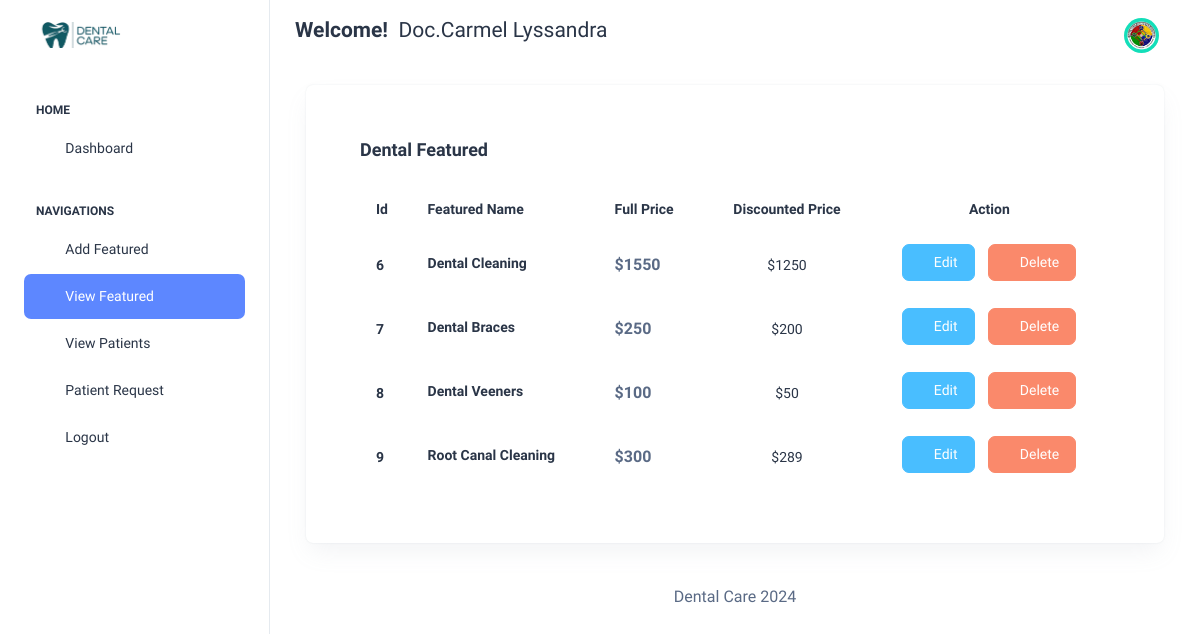
The page /Featured/View (signed in) on the database as committed earlier.
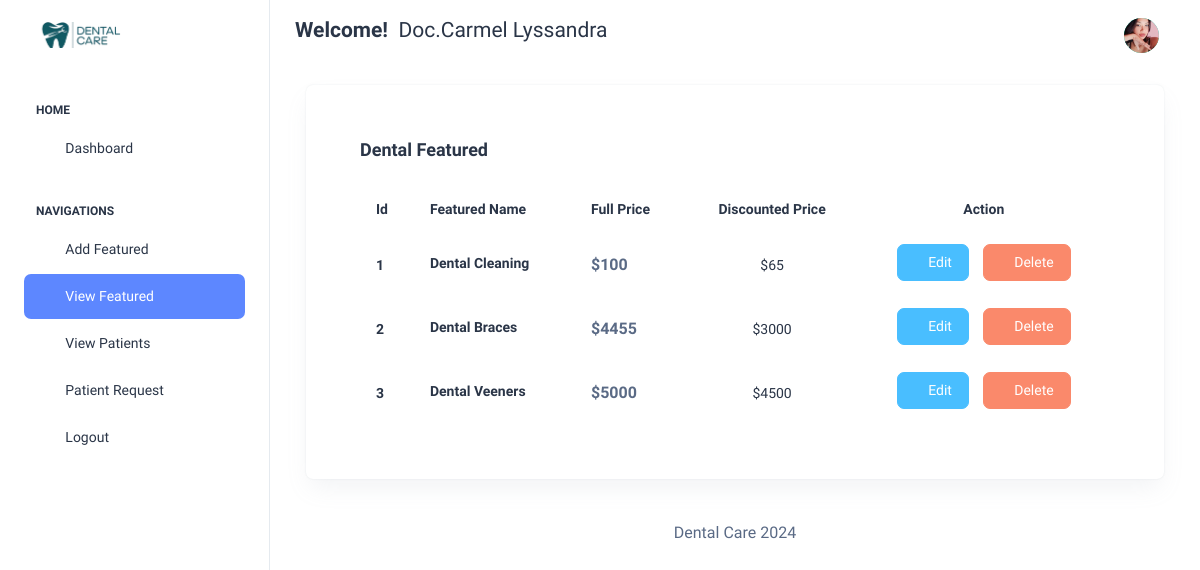
The same page on the database as committed later.
### app/models.py (models this page shows, shortened)
class CustomUser(AbstractUser):
    USER = (
        ('1','Dentist'),
        ('2', 'Patient'),
    )
    user_type = models.CharField(choices=USER,max_length=50,default=1)
    profile_pic = models.ImageField(upload_to='media/profile_pic',null=True,blank=False)
    address = models.TextField()
    postal = models.TextField()
    gender = models.CharField(max_length=100)
    contact_number = models.TextField()

class Featured(models.Model):
    name = models.CharField(max_length=100)
    featured_photo = models.ImageField(upload_to="media/uploads",null=True,blank=False)
    full_price = models.TextField()
    discounted_price = models.TextField()
    created_at = models.DateField(auto_now_add=True)
    updated_at = models.DateField(auto_now=True)

### dental_care_management/Dentist_Views.py (the view)
# urls.py: path('Featured/View',Dentist_Views.VIEW,name='view_featured'),
def VIEW(request):
    featured = Featured.objects.all()
    context = {
        'featured':featured,
    }
    return render(request,'Dentist/view_featured.html',context)

### templates/Dentist/view_featured.html (shortened to what this page needs)
{% extends 'base.html'%}
{% load static %}
{% block content %}
<div class="container-fluid">
    <div class="card">
      <div class="card-body">
        <div class="card-body p-4">
            <h5 class="card-title fw-semibold mb-4">Dental Featured</h5>
            <div class="table-responsive">
              <table class="table text-nowrap mb-0 align-middle">
                <thead class="text-dark fs-4">
                  <tr>
                    <th class="border-bottom-0">
                      <h6 class="fw-semibold mb-0">Id</h6>
                    </th>
                    <th class="border-bottom-0">
                      <h6 class="fw-semibold mb-0">Featured Name</h6>
                    </th>
                    <th class="border-bottom-0">
                      <h6 class="fw-semibold mb-0">Full Price</h6>
                    </th>
                    <th class="border-bottom-0">
                      <h6 class="fw-semibold mb-0 text-center">Discounted Price</h6>
                    </th>
                    <th class="border-bottom-0">
                        <h6 class="fw-semibold mb-0 text-center">Action</h6>
                      </th>
                  </tr>
                </thead>
                <tbody>
                    {% for i in featured %}
                  <tr>
                    <td class="border-bottom-0"><h6 class="fw-semibold mb-0">{{i.id}}</h6></td>
                    <td class="border-bottom-0">
                        <h6 class="fw-semibold mb-1">{{i.name}}</h6>
                    </td>
                    <td class="border-bottom-0">
                      <p class="fw-semibold mb-0 fs-4">${{i.full_price}}</p>
                    </td>
                    <td class="border-bottom-0 text-center">
                      <h6 class="mb-0 fw-normal">${{i.discounted_price}}</h6>
                    </td>
                    <td class="border-bottom-0 text-center">
                        <a href="{% url 'edit_featured' i.id %}" class="btn btn-secondary" style="margin-top: -5px;"> <i class="ti ti-edit"></i>&nbsp;Edit</a> &nbsp;&nbsp;
                        <button type="submit" class="btn btn-danger" style="margin-top: -5px;"  data-bs-toggle="modal" data-bs-target="#staticBackdrop-{{forloop.counter}}"  ><i class="ti ti-trash-x"></i>&nbsp;Delete</button>
                    </td>
                  </tr>
                 {%endfor%}
                </tbody>
              </table>
            </div>
          </div>
      </div>
    </div>
  </div>
{%endblock%}

### templates/base.html (shortened to what this page needs)
<!doctype html>
<html lang="en">
{% load static %}
<head>
  <link rel="stylesheet" href="{% static 'assets/css/styles.min.css' %}" />
</head>
<body>
  <div class="page-wrapper" id="main-wrapper" data-layout="vertical" data-navbarbg="skin6" data-sidebartype="full"
    data-sidebar-position="fixed" data-header-position="fixed">
      {% include 'includes/sidebar.html' %}
    <div class="body-wrapper">
      {% include 'includes/header.html' %}
      <div class="container-fluid">
        {% block content %}
        {% endblock %}
        {% include 'includes/footer.html'%}
      </div>
    </div>
  </div>
</body>
</html>

### templates/includes/sidebar.html (shortened to what this page needs)
{% load static %}
    <aside class="left-sidebar">
      <div>
        {% if user.user_type == '1' %}
        <div class="brand-logo d-flex align-items-center justify-content-between">
          <a href="{% url 'dentist_home'%}" class="text-nowrap logo-img">
            <img src="{% static 'assets/images/logos/dark-logo.png' %}" width="180" alt="" />
          </a>
        </div>
        <nav class="sidebar-nav scroll-sidebar" data-simplebar="">
          <ul id="sidebarnav">
            <li class="nav-small-cap">
              <span class="hide-menu">Home</span>
            </li>
            <li class="sidebar-item">
              <a class="sidebar-link" href="{% url 'dentist_home'%}" aria-expanded="false">
                <span>
                  <i class="ti ti-layout-dashboard"></i>
                </span>
                <span class="hide-menu">Dashboard</span>
              </a>
            </li>
            <li class="nav-small-cap">
              <span class="hide-menu">Navigations</span>
            </li>
            <li class="sidebar-item">
              <a class="sidebar-link" href="{% url 'featured_add' %}" aria-expanded="false">
                <span>
                  <i class="ti ti-script-plus"></i>
                </span>
                <span class="hide-menu">Add Featured</span>
              </a>
            </li>
            <li class="sidebar-item">
              <a class="sidebar-link" href="{% url 'view_featured' %}" aria-expanded="false">
                <span>
                  <i class="ti ti-file-certificate"></i>
                </span>
                <span class="hide-menu">View Featured</span>
              </a>
            </li>
            <li class="sidebar-item">
              <a class="sidebar-link" href="{% url 'view_patient' %}" aria-expanded="false">
                <span>
                  <i class="ti ti-users"></i>
                </span>
                <span class="hide-menu">View Patients</span>
              </a>
            </li>
            <li class="sidebar-item">
              <a class="sidebar-link" href="{% url 'view_request' %}" aria-expanded="false">
                <span>
                  <i class="ti ti-report-analytics"></i>
                </span>
                <span class="hide-menu">Patient Request</span>
              </a>
            </li>
            <li class="sidebar-item">
              <a class="sidebar-link" href="{% url 'doLogout'%}" aria-expanded="false">
                <span>
                  <i class="ti ti-logout"></i>
                </span>
                <span class="hide-menu">Logout</span>
              </a>
            </li>
          </ul>
        </nav>
        {%endif%}
      </div>
    </aside>

### templates/includes/header.html (shortened to what this page needs)
{% load static %}
<header class="app-header">
        <nav class="navbar navbar-expand-lg navbar-light">
          <ul class="navbar-nav">
            {% if user.user_type == '1' %}
            <li class="nav-item">
              <h4><strong>Welcome!</strong>&nbsp;&nbsp;<span>Doc.{{user.first_name}} {{user.last_name}}</span></h4>
            </li>
            {%elif user.user_type == '2' %}
            <li class="nav-item">
              <h4><strong>Welcome!</strong>&nbsp;&nbsp;<span>{{user.first_name}} {{user.last_name}}</span></h4>
            </li>
            {%endif%}
          </ul>
          <div class="navbar-collapse justify-content-end px-0" id="navbarNav">
            <ul class="navbar-nav flex-row ms-auto align-items-center justify-content-end">
              <li class="nav-item dropdown">
                <a class="nav-link nav-icon-hover" href="javascript:void(0)" id="drop2" data-bs-toggle="dropdown"
                  aria-expanded="false">
                  {% if user.profile_pic == "" %}
                  <img src="{% static 'assets/images/profile/user-1.jpg' %}" alt="" width="35" height="35" class="rounded-circle bg-success" >
                  {% else %}
                  <img src="/{{user.profile_pic}}" alt="" width="35" height="35" class="rounded-circle bg-success">
                  {%endif%}
                </a>
              </li>
            </ul>
          </div>
        </nav>
      </header>

### templates/includes/footer.html
{% load static %}
<div class="py-6 px-6 text-center">
          <p class="mb-0 fs-4">Dental Care 2024 </p>
        </div>

Rows that differ between the two databases and show on the page:
removed Featured: id "6", name "Dental Cleaning", full_price "1550", discounted_price "1250"
removed Featured: id "7", name "Dental Braces", full_price "250", discounted_price "200"
removed Featured: id "8", name "Dental Veeners", full_price "100", discounted_price "50"
removed Featured: id "9", name "Root Canal Cleaning", full_price "300", discounted_price "289"
changed CustomUser "Carmel": profile_pic: a different picture
added Featured: id "1", name "Dental Cleaning", full_price "100", discounted_price "65"
added Featured: id "2", name "Dental Braces", full_price "4455", discounted_price "3000"
added Featured: id "3", name "Dental Veeners", full_price "5000", discounted_price "4500"
